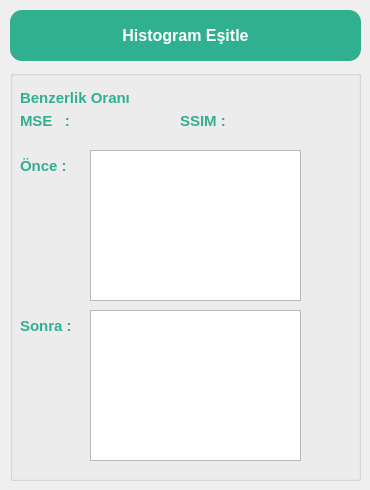
     <widget class="QWidget" name="tab_10">
      <attribute name="title">
       <string>Histogram Eşitleme</string>
      </attribute>
      <widget class="QPushButton" name="t1_pb_histogram">
       <property name="geometry">
        <rect>
         <x>10</x>
         <y>10</y>
         <width>351</width>
         <height>51</height>
        </rect>
       </property>
       <property name="font">
        <font>
         <pointsize>12</pointsize>
         <weight>75</weight>
         <bold>true</bold>
        </font>
       </property>
       <property name="styleSheet">
        <string notr="true">#t1_pb_histogram{
background-color: #31AF91;
color: #fff;
border-radius: 12px;
}
#t1_pb_histogram:hover{
background-color: #44F2C9;
color: #fff;
border-radius: 12px;
}</string>
       </property>
       <property name="text">
        <string>Histogram Eşitle</string>
       </property>
      </widget>
      <widget class="QGroupBox" name="groupBox">
       <property name="geometry">
        <rect>
         <x>10</x>
         <y>70</y>
         <width>351</width>
         <height>411</height>
        </rect>
       </property>
       <property name="font">
        <font>
         <pointsize>10</pointsize>
        </font>
       </property>
       <property name="title">
        <string/>
       </property>
       <widget class="QGraphicsView" name="t1_gv_hist_once">
        <property name="geometry">
         <rect>
          <x>80</x>
          <y>80</y>
          <width>211</width>
          <height>151</height>
         </rect>
        </property>
       </widget>
       <widget class="QGraphicsView" name="t1_gv_hist_sonra">
        <property name="geometry">
         <rect>
          <x>80</x>
          <y>240</y>
          <width>211</width>
          <height>151</height>
         </rect>
        </property>
       </widget>
       <widget class="QLabel" name="lbl_hist_ssim">
        <property name="geometry">
         <rect>
          <x>170</x>
          <y>40</y>
          <width>161</width>
          <height>21</height>
         </rect>
        </property>
        <property name="font">
         <font>
          <pointsize>11</pointsize>
          <weight>75</weight>
          <bold>true</bold>
         </font>
        </property>
        <property name="styleSheet">
         <string notr="true">#lbl_hist_ssim{
color :#31AF91}</string>
        </property>
        <property name="text">
         <string>SSIM :</string>
        </property>
       </widget>
       <widget class="QLabel" name="label_45">
        <property name="geometry">
         <rect>
          <x>10</x>
          <y>20</y>
          <width>151</width>
          <height>16</height>
         </rect>
        </property>
        <property name="font">
         <font>
          <pointsize>11</pointsize>
          <weight>75</weight>
          <bold>true</bold>
         </font>
        </property>
        <property name="styleSheet">
         <string notr="true">#label_45{
color :#31AF91}</string>
        </property>
        <property name="text">
         <string>Benzerlik Oranı</string>
        </property>
       </widget>
       <widget class="QLabel" name="lbl_hist_mse">
        <property name="geometry">
         <rect>
          <x>10</x>
          <y>40</y>
          <width>151</width>
          <height>21</height>
         </rect>
        </property>
        <property name="font">
         <font>
          <pointsize>11</pointsize>
          <weight>75</weight>
          <bold>true</bold>
         </font>
        </property>
        <property name="styleSheet">
         <string notr="true">#lbl_hist_mse{
color :#31AF91}</string>
        </property>
        <property name="text">
         <string>MSE   :</string>
        </property>
       </widget>
       <widget class="QLabel" name="label_46">
        <property name="geometry">
         <rect>
          <x>10</x>
          <y>80</y>
          <width>61</width>
          <height>31</height>
         </rect>
        </property>
        <property name="font">
         <font>
          <pointsize>11</pointsize>
          <weight>75</weight>
          <bold>true</bold>
         </font>
        </property>
        <property name="styleSheet">
         <string notr="true">#label_46{
color :#31AF91}</string>
        </property>
        <property name="text">
         <string>Önce :</string>
        </property>
       </widget>
       <widget class="QLabel" name="label_47">
        <property name="geometry">
         <rect>
          <x>10</x>
          <y>240</y>
          <width>61</width>
          <height>31</height>
         </rect>
        </property>
        <property name="font">
         <font>
          <pointsize>11</pointsize>
          <weight>75</weight>
          <bold>true</bold>
         </font>
        </property>
        <property name="styleSheet">
         <string notr="true">#label_47{
color :#31AF91}</string>
        </property>
        <property name="text">
         <string>Sonra :</string>
        </property>
       </widget>
      </widget>
     </widget>
